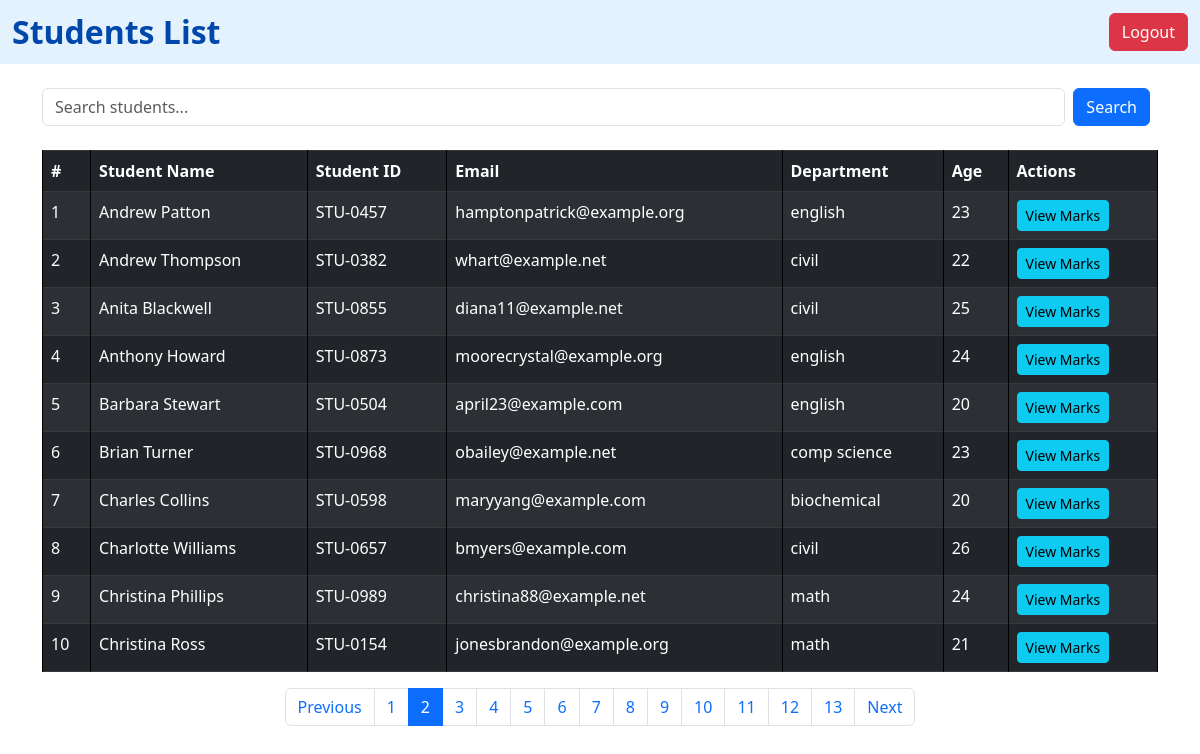
Screenshot of /students/?page=2 with the database file from the repository.
### vege/models.py (models this page shows, shortened)
class Student(models.Model):
    student_name = models.CharField(max_length=100)
    student_id = models.OneToOneField(StudentID, related_name="studentid", on_delete=models.CASCADE)
    student_email = models.EmailField(unique=True)
    department = models.ForeignKey(Department, on_delete=models.CASCADE)
    student_age = models.IntegerField(default=18)
    student_address = models.TextField(default = 100)
    is_active = models.BooleanField(default=True)
    class Meta:
        ordering = ['student_name']
        verbose_name = "student"

class StudentID(models.Model):
    student_id = models.CharField(max_length=100)

class Department(models.Model):
    department = models.CharField(max_length=100)
    date_of_established = models.DateField(default='2000-01-01')  # Set your desired default
    class Meta:
        ordering = ['department']

### vege/views.py (the view)
# urls.py: path('students/', get_students, name="get_students"),
def get_students(request):
    query = request.GET.get('q', '')
    queryset = Student.objects.all()
    ranks = Student.objects.annotate(marks = Sum('studentmarks__marks')).order_by('-marks', '-student_age')
    for rank in ranks:
        print(rank.marks)
    if query:
        queryset = queryset.filter(student_name__icontains=query)
    paginator = Paginator(queryset, 10)  # Show 5 students per page
    page_number = request.GET.get('page')
    page_obj = paginator.get_page(page_number)
    return render(request, 'report/students.html', {
        'queryset': page_obj,
        'query': query
    })

### vege/templates/report/students.html (shortened to what this page needs)
{% extends "base.html" %}
{% block start %}
<nav class="navbar navbar-expand-lg" style="background-color: #e3f2fd;">
    <div class="container-fluid">
        <span class="navbar-brand mb-0 h1 fw-bold" style="font-size: 2rem; color: #0047ab;">Students List</span>
        <div class="d-flex">
            <a href="{% url 'logout' %}" class="btn btn-danger">Logout</a>
        </div>
    </div>
</nav>
<div class="container mt-4">
    <form method="get" class="mb-4 d-flex">
        <input type="text" name="q" class="form-control me-2" placeholder="Search students..." value="{{ query }}">
        <button type="submit" class="btn btn-primary me-2">Search</button>
    </form>
    <table class="table table-dark table-bordered table-striped">
        <thead>
            <tr>
                <th>#</th>
                <th>Student Name</th>
                <th>Student ID</th>
                <th>Email</th>
                <th>Department</th>
                <th>Age</th>
                <th>Actions</th>
            </tr>
        </thead>
        <tbody>
            {% for student in queryset %}
            <tr>
                <td>{{ forloop.counter }}</td>
                <td>{{ student.student_name }}</td>
                <td>{{ student.student_id.student_id }}</td>
                <td>{{ student.student_email }}</td>
                <td>{{ student.department.department }}</td>
                <td>{{ student.student_age }}</td>
                <td>
                    {% if student.student_id %}
                        <a href="{% url 'see_marks' student.student_id.id %}" class="btn btn-sm btn-info">View Marks</a>
                    {% else %}
                        <span class="text-danger">No ID</span>
                    {% endif %}
                </td>
            </tr>
            {% empty %}
            <tr>
                <td colspan="7" class="text-center">No students found.</td>
            </tr>
            {% endfor %}
        </tbody>
    </table>
    {% if queryset.has_other_pages %}
    <nav aria-label="Page navigation">
        <ul class="pagination justify-content-center">
            {% if queryset.has_previous %}
                <li class="page-item">
                    <a class="page-link" href="?page={{ queryset.previous_page_number }}{% if query %}&q={{ query }}{% endif %}">Previous</a>
                </li>
            {% else %}
                <li class="page-item disabled"><span class="page-link">Previous</span></li>
            {% endif %}
            {% for num in queryset.paginator.page_range %}
                {% if queryset.number == num %}
                    <li class="page-item active"><span class="page-link">{{ num }}</span></li>
                {% else %}
                    <li class="page-item"><a class="page-link" href="?page={{ num }}{% if query %}&q={{ query }}{% endif %}">{{ num }}</a></li>
                {% endif %}
            {% endfor %}
            {% if queryset.has_next %}
                <li class="page-item">
                    <a class="page-link" href="?page={{ queryset.next_page_number }}{% if query %}&q={{ query }}{% endif %}">Next</a>
                </li>
            {% else %}
                <li class="page-item disabled"><span class="page-link">Next</span></li>
            {% endif %}
        </ul>
    </nav>
    {% endif %}
</div>
{% endblock %}

### core/templates/base.html (style rules this page uses)
table, th, td { border: 1px solid black; }

### rows the page displays
Student: student_name "Andrew Patton", student_id.student_id "STU-0457", student_email "hamptonpatrick@example.org", department.department "english", student_age "23", shows "View Marks"
Student: student_name "Andrew Thompson", student_id.student_id "STU-0382", student_email "whart@example.net", department.department "civil", student_age "22", shows "View Marks"
Student: student_name "Anita Blackwell", student_id.student_id "STU-0855", student_email "diana11@example.net", department.department "civil", student_age "25", shows "View Marks"
Student: student_name "Anthony Howard", student_id.student_id "STU-0873", student_email "moorecrystal@example.org", department.department "english", student_age "24", shows "View Marks"
Student: student_name "Barbara Stewart", student_id.student_id "STU-0504", student_email "april23@example.com", department.department "english", student_age "20", shows "View Marks"
Student: student_name "Brian Turner", student_id.student_id "STU-0968", student_email "obailey@example.net", department.department "comp science", student_age "23", shows "View Marks"
Student: student_name "Charles Collins", student_id.student_id "STU-0598", student_email "maryyang@example.com", department.department "biochemical", student_age "20", shows "View Marks"
Student: student_name "Charlotte Williams", student_id.student_id "STU-0657", student_email "bmyers@example.com", department.department "civil", student_age "26", shows "View Marks"
Student: student_name "Christina Phillips", student_id.student_id "STU-0989", student_email "christina88@example.net", department.department "math", student_age "24", shows "View Marks"
Student: student_name "Christina Ross", student_id.student_id "STU-0154", student_email "jonesbrandon@example.org", department.department "math", student_age "21", shows "View Marks"

### other values shown
{{ num }} "1" "3" "4" "5" "6" "7" "8" "9" "10" "11" "12" "13"
{{ num }} "2"
